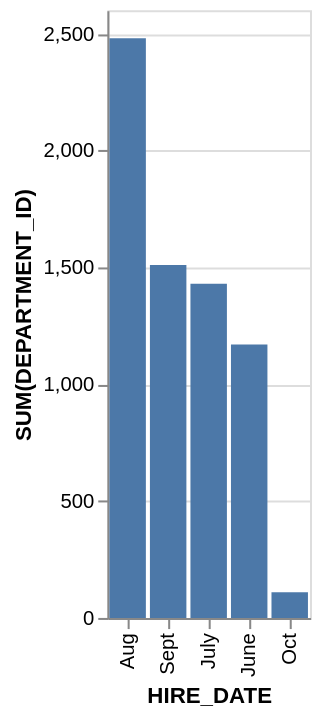

Source (Vega-Lite JSON):
### Vega-Lite specification from a JSON file in a GitHub repository (floating-point values rounded to 4 significant figures)
{"data": {"values": [{"x_data": "Aug", "y_data": 2480}, {"x_data": "Sept", "y_data": 1510}, {"x_data": "July", "y_data": 1430}, {"x_data": "June", "y_data": 1170}, {"x_data": "Oct", "y_data": 110}]}, "mark": "bar", "encoding": {"x": {"field": "x_data", "type": "nominal", "title": "HIRE_DATE", "sort": {"op": "sum", "field": "y_data", "order": "descending"}}, "y": {"field": "y_data", "type": "quantitative", "title": "SUM(DEPARTMENT_ID)"}}}
